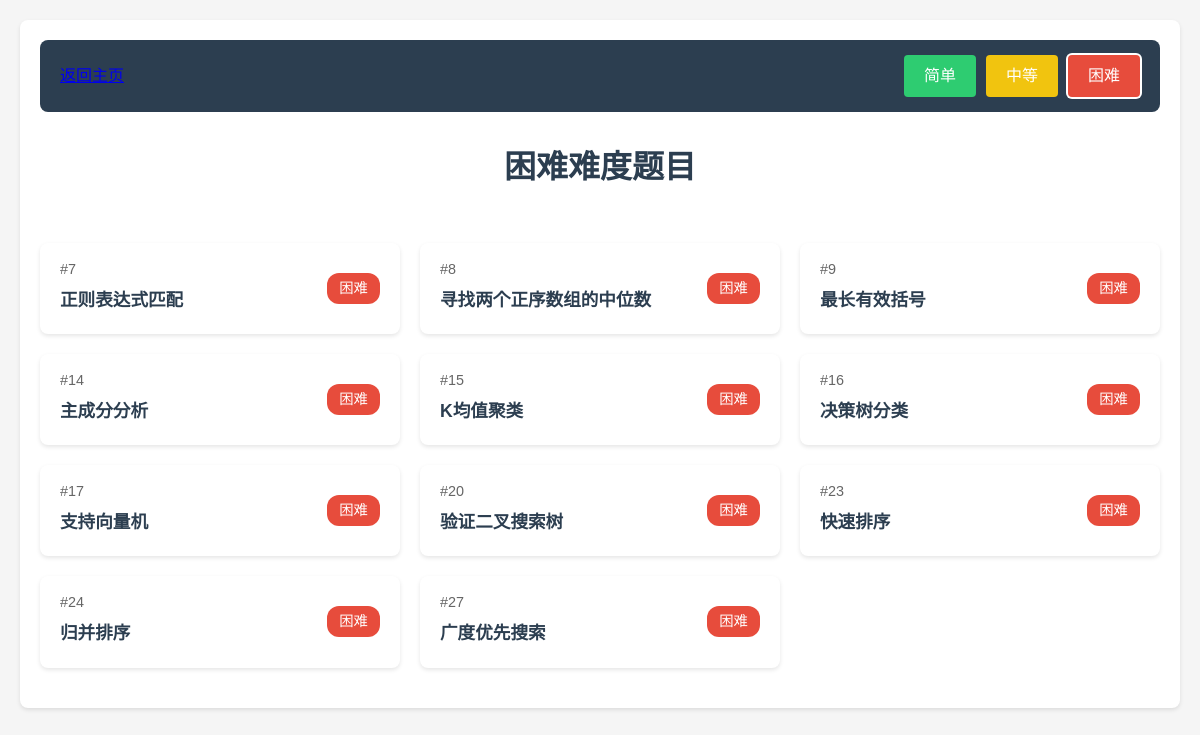
The app's page /practice/3 (signed in) with its own data.
### 1.py (models this page shows)
class Problem(db.Model):
    id = db.Column(db.Integer, primary_key=True)
    title = db.Column(db.String(100), nullable=False)
    content = db.Column(db.Text, nullable=False)
    answer = db.Column(db.Text, nullable=False)
    difficulty = db.Column(db.Integer) # 1-简单, 2-中等, 3-困难
    category = db.Column(db.String(50), nullable=True)  # 新增字段
    tags = db.Column(db.String(100), nullable=True)     # 新增字段
    standard_code = db.Column(db.Text, nullable=True) # 标准答案代码
    test_cases = db.Column(db.Text, nullable=True) # 测试用例，JSON格式存储

### 1.py (the view)
@app.route('/practice/<int:difficulty>')
@login_required
def practice(difficulty):
    context = get_base_context(session['user_id'])
    if difficulty not in [1, 2, 3]:
        return redirect(url_for('dashboard'))
    problems = Problem.query.filter_by(difficulty=difficulty).all()
    context.update({
        'problems': problems,
        'difficulty': difficulty
    })
    return render_template('practice.html', **context)

### 1.py (called while the page is built)
def login_required(f):
    @wraps(f)
    def decorated_function(*args, **kwargs):
        if 'user_id' not in session:
            return redirect(url_for('login'))
        user = User.query.get(session['user_id'])
        if user is None:
            session.clear()
            return redirect(url_for('login'))
        return f(*args, **kwargs)
    return decorated_function

def calculate_user_level(solved_count):
    if solved_count < 5:
        return 1
    elif solved_count < 20:
        return 2
    elif solved_count < 50:
        return 3
    elif solved_count < 100:
        return 4
    else:
        return 5

def get_base_context(user_id):
    user = User.query.get(user_id)
    stats = get_user_stats(user_id)
    return {
        'current_user': user,
        'user_level': stats['user_level'],
        'solved_count': stats['solved_count'],
        'submission_count': stats['submission_count'],
        'pass_rate': stats['pass_rate']
    }

### templates/practice.html (shortened to what this page needs)
<!DOCTYPE html>
<html>
<head>
    <link rel="stylesheet" href="{{ url_for('static', filename='style.css') }}">
</head>
<body>
    <div class="container">
        <nav>
            <a href="{{ url_for('dashboard') }}">返回主页</a>
            <div class="difficulty-nav">
                <a href="{{ url_for('practice', difficulty=1) }}" class="difficulty-btn difficulty-1 {{ 'active' if difficulty == 1 }}">简单</a>
                <a href="{{ url_for('practice', difficulty=2) }}" class="difficulty-btn difficulty-2 {{ 'active' if difficulty == 2 }}">中等</a>
                <a href="{{ url_for('practice', difficulty=3) }}" class="difficulty-btn difficulty-3 {{ 'active' if difficulty == 3 }}">困难</a>
            </div>
        </nav>
        <div class="practice-header">
            <h1>{{ '简单' if difficulty == 1 else '中等' if difficulty == 2 else '困难' }}难度题目</h1>
        </div>
        <div class="problems-grid">
            {% for problem in problems %}
            <a href="{{ url_for('problem_detail', problem_id=problem.id) }}" class="problem-card">
                <div class="problem-info">
                    <span class="problem-id">#{{ problem.id }}</span>
                    <h3>{{ problem.title }}</h3>
                </div>
                <div class="problem-stats">
                    <span class="difficulty difficulty-{{ problem.difficulty }}">
                        {{ '简单' if problem.difficulty == 1 else '中等' if problem.difficulty == 2 else '困难' }}
                    </span>
                </div>
            </a>
            {% endfor %}
        </div>
    </div>
</body>
</html>

### static/style.css (style rules this page uses)
body { font-family: 'Microsoft YaHei', sans-serif; line-height: 1.6; margin: 0; padding: 20px; background-color: #f5f5f5; color: #333; }
.container { max-width: 1200px; margin: 0 auto; padding: 20px; background-color: white; border-radius: 8px; box-shadow: 0 2px 4px rgba(0, 0, 0, 0.1); }
nav { display: flex; justify-content: space-between; align-items: center; background-color: #2c3e50; padding: 15px 20px; border-radius: 8px; }
h1, h2, h3 { color: #2c3e50; margin-bottom: 20px; }
.difficulty { display: inline-block; padding: 3px 8px; border-radius: 3px; font-size: 12px; color: white; }
.difficulty-1 { background-color: #2ecc71; }
.difficulty-2 { background-color: #f1c40f; }
.difficulty-3 { background-color: #e74c3c; }
.problem-card { display: block; text-decoration: none; color: inherit; background-color: white; padding: 20px; border-radius: 8px; box-shadow: 0 2px 4px rgba(0, 0, 0, 0.1); transition: transform 0.3s, box-shadow 0.3s; }
.problem-card h3 { margin: 10px 0; }
.difficulty-nav { display: flex; gap: 10px; }
.difficulty-btn { padding: 8px 20px; border-radius: 4px; color: white; text-decoration: none; transition: opacity 0.3s; }
.difficulty-btn.active { box-shadow: 0 0 0 2px white; }
.practice-header { text-align: center; margin: 30px 0; }
.practice-header h1 { font-size: 2em; margin: 0; }
.problems-grid { display: grid; grid-template-columns: repeat(auto-fill, minmax(300px, 1fr)); gap: 20px; padding: 20px 0; }
.problem-card { display: flex; justify-content: space-between; align-items: center; padding: 15px 20px; background: white; border-radius: 8px; box-shadow: 0 2px 4px rgba(0, 0, 0, 0.1); text-decoration: none; color: inherit; transition: transform 0.3s, box-shadow 0.3s; }
.problem-info { flex: 1; }
.problem-id { color: #666; font-size: 0.9em; margin-bottom: 5px; display: block; }
.problem-info h3 { margin: 5px 0; font-size: 1.1em; color: #2c3e50; }
.problem-stats { display: flex; align-items: center; gap: 15px; }
.difficulty { padding: 4px 12px; border-radius: 12px; font-size: 0.9em; font-weight: 500; }

### records on screen
Problem: id "7", title "正则表达式匹配", difficulty "困难"
Problem: id "8", title "寻找两个正序数组的中位数", difficulty "困难"
Problem: id "9", title "最长有效括号", difficulty "困难"
Problem: id "14", title "主成分分析", difficulty "困难"
Problem: id "15", title "K均值聚类", difficulty "困难"
Problem: id "16", title "决策树分类", difficulty "困难"
Problem: id "17", title "支持向量机", difficulty "困难"
Problem: id "20", title "验证二叉搜索树", difficulty "困难"
Problem: id "23", title "快速排序", difficulty "困难"
Problem: id "24", title "归并排序", difficulty "困难"
Problem: id "27", title "广度优先搜索", difficulty "困难"

### other values on screen
{{ '简单' if difficulty == 1 else '中等' if difficulty == 2 else '困难' }} "困难"
